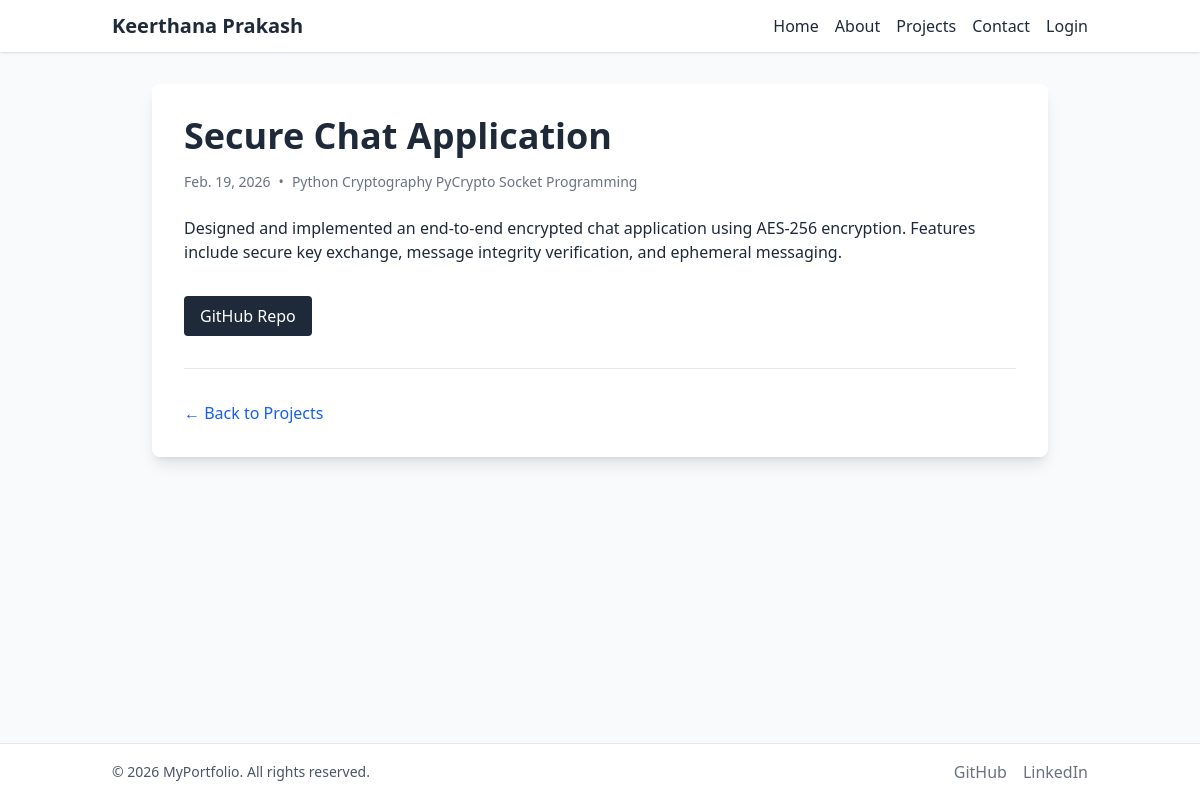
The page /projects/secure-chat-application/ on the database its author committed.
### projects_app/models.py (models this page shows, shortened)
class Project(models.Model):
    title = models.CharField(max_length=200)
    description = models.TextField()
    tech_stack = models.CharField(max_length=255, help_text="e.g. Django, React, PostgreSQL")
    github_link = models.URLField(blank=True, null=True)
    live_link = models.URLField(blank=True, null=True)
    created_date = models.DateField(auto_now_add=True)
    slug = models.SlugField(unique=True, blank=True)
    image = models.ImageField(upload_to='projects/', blank=True, null=True)
    class Meta:
        ordering = ['-created_date']

### projects_app/views.py (the view)
# urls.py: path('<slug:slug>/', views.project_detail, name='project_detail'),
def project_detail(request, slug):
    project = get_object_or_404(Project, slug=slug)
    return render(request, 'projects_app/project_detail.html', {'project': project})

### templates/projects_app/project_detail.html (shortened to what this page needs)
{% extends 'base.html' %}
{% block content %}
<div class="max-w-4xl mx-auto bg-white rounded-lg shadow-lg overflow-hidden">
    <div class="p-8">
        <h1 class="text-4xl font-bold mb-4">{{ project.title }}</h1>
        <div class="flex items-center text-sm text-gray-500 mb-6">
            <span>{{ project.created_date }}</span>
            <span class="mx-2">•</span>
            <span>{{ project.tech_stack }}</span>
        </div>
        <div class="prose max-w-none text-gray-800 mb-8">
            {{ project.description|linebreaks }}
        </div>
        <div class="flex space-x-4">
            {% if project.github_link %}
            <a href="{{ project.github_link }}" target="_blank"
                class="flex items-center px-4 py-2 bg-gray-800 text-white rounded hover:bg-gray-700">
                GitHub Repo
            </a>
            {% endif %}
        </div>
        <div class="mt-8 pt-8 border-t border-gray-200 flex justify-between items-center">
            <a href="{% url 'project_list' %}" class="text-blue-600 hover:underline">&larr; Back to Projects</a>
        </div>
    </div>
</div>
{% endblock %}

### rows shown on the page
Project: title "Secure Chat Application", created_date "Feb. 19, 2026", tech_stack "Python Cryptography PyCrypto Socket Programming", description "Designed and implemented an end-to-end encrypted chat application using AES-256 encryption. Features include secure key exchange, message integrity verification, and ephemeral messaging."
